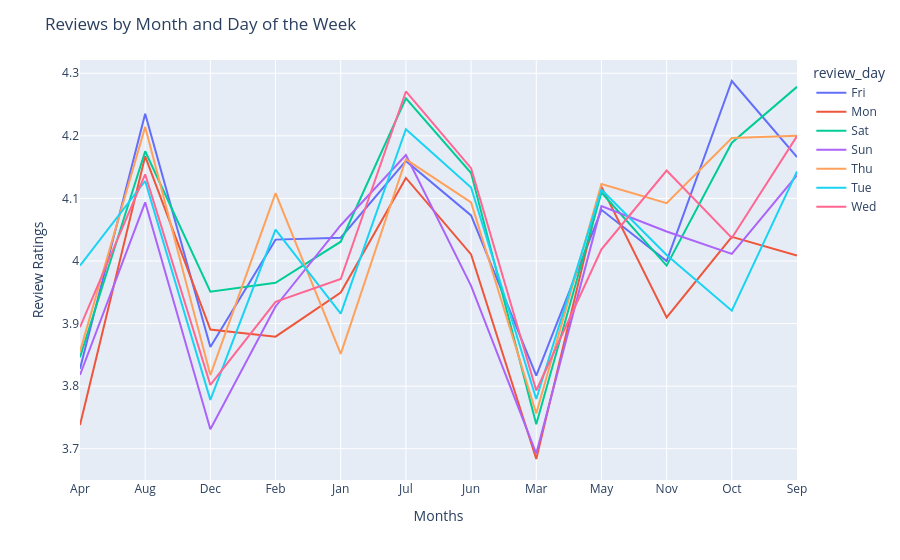

The notebook cell saved with this chart:
### Code cell
# Plot

# Chart
fig = px.line(review_score_per_month, 
              x = "review_month", 
              y = "review_score", 
              color = 'review_day')

# Layout
fig.update_layout(title = "Reviews by Month and Day of the Week",
                  xaxis_title = "Months",
                  yaxis_title = "Review Ratings")
fig.show()

### Figure 1 — Plotly figure (JSON) as saved in the notebook; plotly's stock layout.template omitted (floating-point values rounded to 4 significant figures)
{"data": [{"hovertemplate": "review_day=Fri<br>review_month=%{x}<br>review_score=%{y}<extra></extra>", "legendgroup": "Fri", "line": {"color": "#636efa", "dash": "solid"}, "marker": {"symbol": "circle"}, "mode": "lines", "name": "Fri", "orientation": "v", "showlegend": true, "type": "scatter", "x": ["Apr", "Aug", "Dec", "Feb", "Jan", "Jul", "Jun", "Mar", "May", "Nov", "Oct", "Sep"], "xaxis": "x", "y": [3.828, 4.235, 3.862, 4.034, 4.037, 4.16, 4.073, 3.817, 4.082, 4, 4.288, 4.166], "yaxis": "y"}, {"hovertemplate": "review_day=Mon<br>review_month=%{x}<br>review_score=%{y}<extra></extra>", "legendgroup": "Mon", "line": {"color": "#EF553B", "dash": "solid"}, "marker": {"symbol": "circle"}, "mode": "lines", "name": "Mon", "orientation": "v", "showlegend": true, "type": "scatter", "x": ["Apr", "Aug", "Dec", "Feb", "Jan", "Jul", "Jun", "Mar", "May", "Nov", "Oct", "Sep"], "xaxis": "x", "y": [3.738, 4.167, 3.89, 3.879, 3.95, 4.133, 4.011, 3.684, 4.119, 3.91, 4.039, 4.009], "yaxis": "y"}, {"hovertemplate": "review_day=Sat<br>review_month=%{x}<br>review_score=%{y}<extra></extra>", "legendgroup": "Sat", "line": {"color": "#00cc96", "dash": "solid"}, "marker": {"symbol": "circle"}, "mode": "lines", "name": "Sat", "orientation": "v", "showlegend": true, "type": "scatter", "x": ["Apr", "Aug", "Dec", "Feb", "Jan", "Jul", "Jun", "Mar", "May", "Nov", "Oct", "Sep"], "xaxis": "x", "y": [3.846, 4.175, 3.951, 3.965, 4.031, 4.26, 4.141, 3.739, 4.109, 3.993, 4.189, 4.278], "yaxis": "y"}, {"hovertemplate": "review_day=Sun<br>review_month=%{x}<br>review_score=%{y}<extra></extra>", "legendgroup": "Sun", "line": {"color": "#ab63fa", "dash": "solid"}, "marker": {"symbol": "circle"}, "mode": "lines", "name": "Sun", "orientation": "v", "showlegend": true, "type": "scatter", "x": ["Apr", "Aug", "Dec", "Feb", "Jan", "Jul", "Jun", "Mar", "May", "Nov", "Oct", "Sep"], "xaxis": "x", "y": [3.818, 4.094, 3.731, 3.927, 4.057, 4.169, 3.96, 3.692, 4.088, 4.047, 4.011, 4.137], "yaxis": "y"}, {"hovertemplate": "review_day=Thu<br>review_month=%{x}<br>review_score=%{y}<extra></extra>", "legendgroup": "Thu", "line": {"color": "#FFA15A", "dash": "solid"}, "marker": {"symbol": "circle"}, "mode": "lines", "name": "Thu", "orientation": "v", "showlegend": true, "type": "scatter", "x": ["Apr", "Aug", "Dec", "Feb", "Jan", "Jul", "Jun", "Mar", "May", "Nov", "Oct", "Sep"], "xaxis": "x", "y": [3.856, 4.214, 3.818, 4.109, 3.852, 4.163, 4.094, 3.756, 4.123, 4.093, 4.197, 4.2], "yaxis": "y"}, {"hovertemplate": "review_day=Tue<br>review_month=%{x}<br>review_score=%{y}<extra></extra>", "legendgroup": "Tue", "line": {"color": "#19d3f3", "dash": "solid"}, "marker": {"symbol": "circle"}, "mode": "lines", "name": "Tue", "orientation": "v", "showlegend": true, "type": "scatter", "x": ["Apr", "Aug", "Dec", "Feb", "Jan", "Jul", "Jun", "Mar", "May", "Nov", "Oct", "Sep"], "xaxis": "x", "y": [3.993, 4.128, 3.778, 4.05, 3.916, 4.211, 4.118, 3.78, 4.114, 4.01, 3.921, 4.143], "yaxis": "y"}, {"hovertemplate": "review_day=Wed<br>review_month=%{x}<br>review_score=%{y}<extra></extra>", "legendgroup": "Wed", "line": {"color": "#FF6692", "dash": "solid"}, "marker": {"symbol": "circle"}, "mode": "lines", "name": "Wed", "orientation": "v", "showlegend": true, "type": "scatter", "x": ["Apr", "Aug", "Dec", "Feb", "Jan", "Jul", "Jun", "Mar", "May", "Nov", "Oct", "Sep"], "xaxis": "x", "y": [3.894, 4.139, 3.802, 3.935, 3.971, 4.271, 4.148, 3.793, 4.019, 4.145, 4.037, 4.2], "yaxis": "y"}], "layout": {"legend": {"title": {"text": "review_day"}, "tracegroupgap": 0}, "margin": {"t": 60}, "title": {"text": "Reviews by Month and Day of the Week"}, "xaxis": {"anchor": "y", "domain": [0, 1], "title": {"text": "Months"}}, "yaxis": {"anchor": "x", "domain": [0, 1], "title": {"text": "Review Ratings"}}}}
